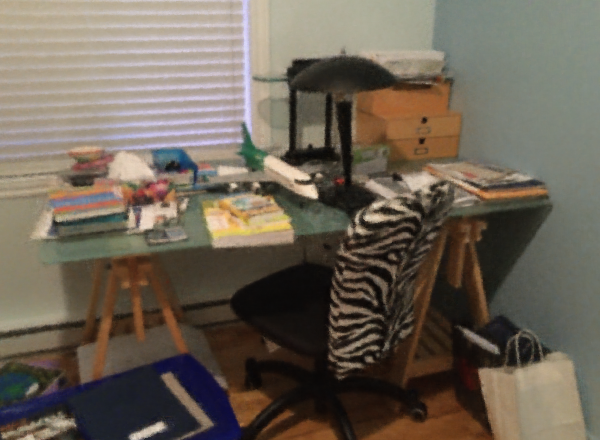
#> input picture contents/point_nerf/step-0008-coarse_raycolor.png, 600 x 440 px; its folder holds 4 pictures in this run
$ python crop.py
#> lines starting #> are read from the running program, lines starting #| are printed output that depends on the picture
import cv2, glob
import numpy as np

names = glob.glob('./point_nerf/*.png')

for i in range(len(names)):
    name =  names[i]
    img = cv2.imread(name)
#> img is the input picture: shape (440, 600, 3); mean B, G, R 86.8, 99.6, 109.5
    cv2.imwrite(name, img[20:-20, 20:-20, :])
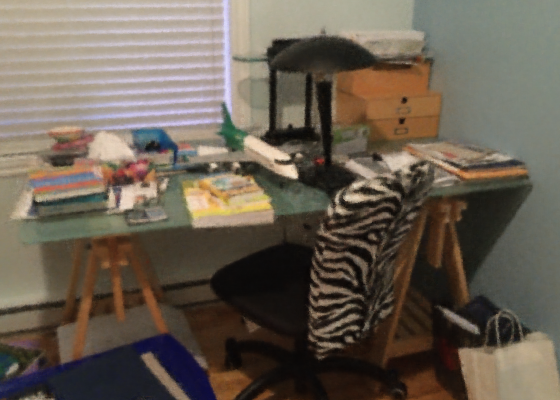
#> saved as step-0008-coarse_raycolor.png: shape (400, 560, 3); mean B, G, R 83, 95.6, 106.1
#> pass 2 of the loop `for i in range(len(names)):`:
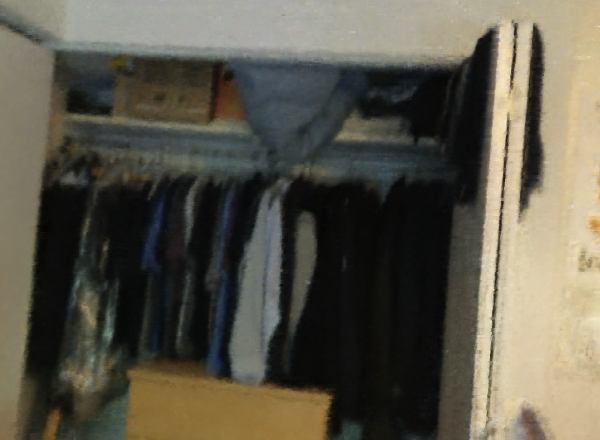
#> input picture contents/point_nerf/step-0043-coarse_raycolor.png, 600 x 440 px
#> img is the input picture: shape (440, 600, 3); mean B, G, R 75.3, 88.5, 92.5
#> `cv2.imwrite(name, img[20:-20, 20:-20, :])`:
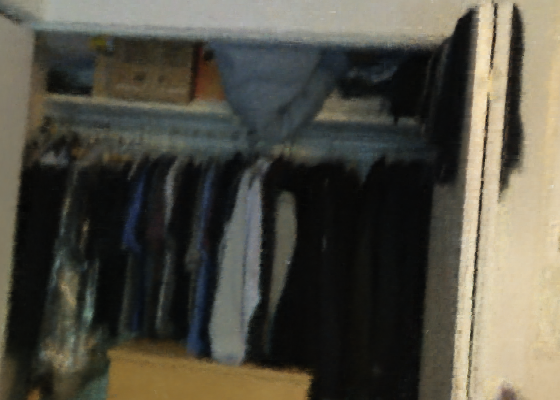
#> saved as step-0043-coarse_raycolor.png: shape (400, 560, 3); mean B, G, R 67.8, 78.9, 81.8
#> pass 3 of the loop `for i in range(len(names)):`:
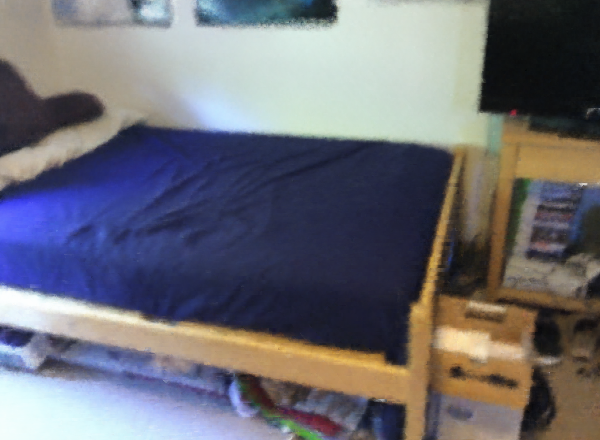
#> input picture contents/point_nerf/step-0192-coarse_raycolor.png, 600 x 440 px
#> img is the input picture: shape (440, 600, 3); mean B, G, R 117.3, 109.4, 109.9
#> `cv2.imwrite(name, img[20:-20, 20:-20, :])`:
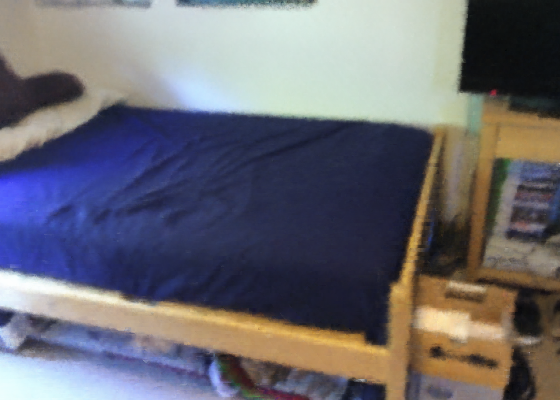
#> saved as step-0192-coarse_raycolor.png: shape (400, 560, 3); mean B, G, R 114.9, 106.9, 108.1
#> the loop made 4 passes; the first 3 are shown
